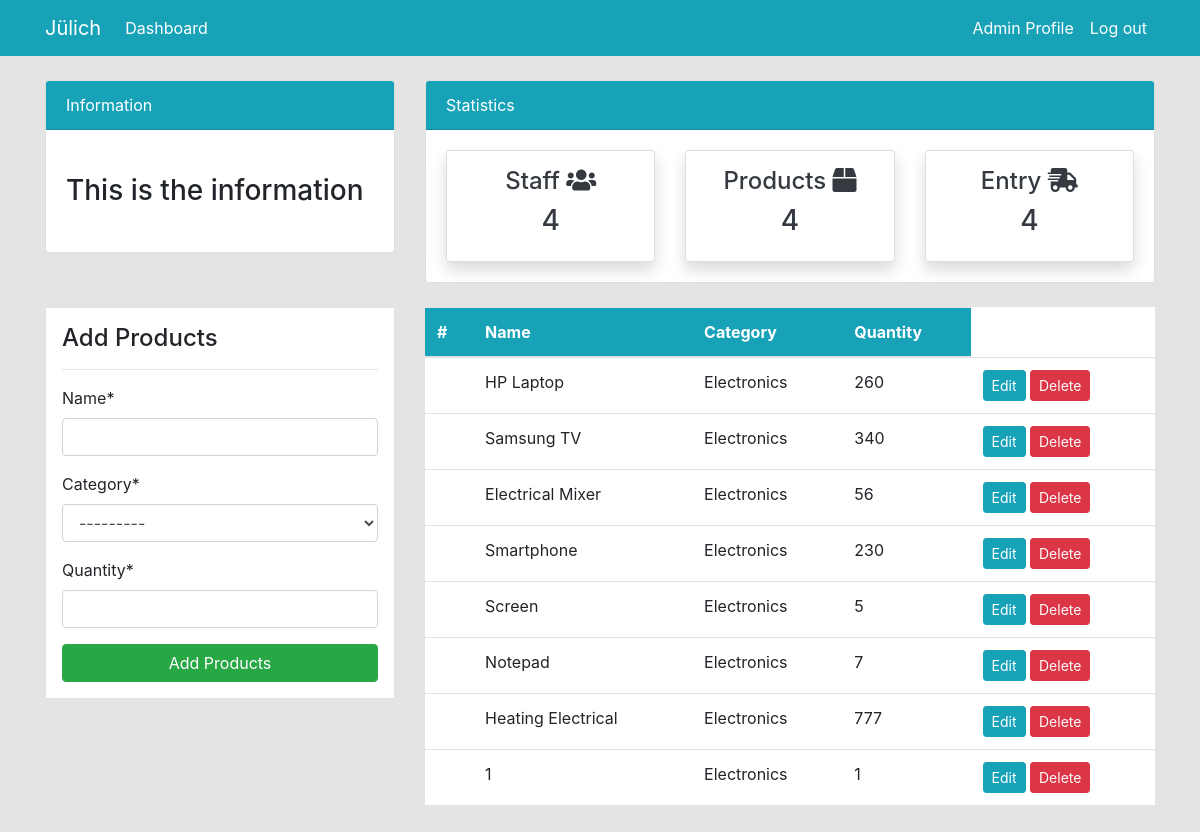
The app's page /product/ with its own data.
### dashboard/models.py (models this page shows, shortened)
class Product(models.Model):
    name = models.CharField(max_length=100, null=True)
    category = models.CharField(max_length=20, choices=CATEGORY, null=True)
    quantity = models.PositiveIntegerField(null=True)
    class Meta:
        verbose_name_plural = 'Product'

### dashboard/views.py (the view)
# urls.py: path('product/', views.product, name='dashboard-product'),
def product(request):
    items = Product.objects.all()
    if request.method == 'POST':
        form = ProductForm(request.POST)
        if form.is_valid():
            form.save()
            return redirect('dashboard-product')
    else:
        form = ProductForm()
        context = {
                    'items': items,
                    'form': form,
                  }
        return render(request, 'dashboard/product.html', context)

### dashboard/forms.py
class ProductForm(forms.ModelForm):
    class Meta:
        model = Product
        fields = ['name', 'category', 'quantity']

### Templates/dashboard/product.html (shortened to what this page needs)
<!doctype html>
<html lang="en">
  <head>
    <link rel="stylesheet" href="https://cdn.jsdelivr.net/npm/bootstrap@4.6.0/dist/css/bootstrap.min.css">
    <link rel="stylesheet" href="https://use.fontawesome.com/releases/v5.15.4/css/all.css">
    <link rel="stylesheet" href="./style.css">
  </head>
  <body>
     {% extends 'partials/base.html' %}
     {% load crispy_forms_tags %}
         {% block content %}
  <div class="container">
    <div class="row my-4">
      <div class="col-md-4">
        <div class="border bg-white p-3">
        <h4> Add Products</h4>
        <hr>
        <form method="POST">
            {{ form|crispy }}
            <input class="btn btn-success btn-block" type="submit" value="Add Products">
        </form></div>
      </div>
      <div class="col-md-8">
       <table class="table bg-white">
  <thead class="bg-info">
    <tr class="text-white">
      <th scope="col">#</th>
      <th scope="col">Name</th>
      <th scope="col">Category</th>
      <th scope="col">Quantity</th>
    </tr>
  </thead>
  <tbody>
    {% for items in items %}
    <tr>
      <th scope="row"></th>
      <td>{{ items.name }}</td>
      <td>{{ items.category }}</td>
      <td>{{ items.quantity }}</td>
      <td>
          <a class="btn btn-info btn-sm" href="">Edit</a>
          <a class="btn btn-danger btn-sm" href="">Delete</a>
      </td>
    </tr>
   {% endfor %}
  </tbody>
</table>
      </div>
      </div>
    </div>   {% endblock %}

### Templates/partials/base.html (shortened to what this page needs)
{% load static %}
<!DOCTYPE html>
<html lang="en">
<head>
    <link rel="stylesheet" href="https://cdn.jsdelivr.net/npm/bootstrap@4.6.0/dist/css/bootstrap.min.css">
    <link rel="stylesheet" href=" {% static '/style.css' %}">
  </head>
  <body>
    {% include 'partials/nav.html' %}
      {% include 'partials/topnav.html' %}
    {% block content %}
     {% endblock %}
  </body>
</html>

### Templates/partials/nav.html (shortened to what this page needs)
<!DOCTYPE html>
<html lang="en">
<head>
</head>
<body>
    <nav class="navbar navbar-expand-lg navbar-light bg-info">
      <div class="container">
  <a class="navbar-brand text-white" href="{% url 'dashboard-index' %}">Jülich</a>
  <div class="collapse navbar-collapse" id="navbarSupportedContent">
    <ul class="navbar-nav mr-auto">
      <li class="nav-item active">
        <a class="nav-link text-white" href="{% url 'dashboard-index' %}">Dashboard <span class="sr-only">(current)</span></a>
      </li>
      </ul>
<ul class="navbar-nav ml-left">
      <li class="nav-item active">
        <a class="nav-link text-white" href="{% url 'dashboard-profile' %}">Admin Profile <span class="sr-only">(current)</span></a>
      </li>
      <li class="nav-item">
        <a class="nav-link text-white" href="#">Log out</a>
      </li>
    </ul>
  </div>
        </div>
</nav>
</body>
</html>

### Templates/partials/topnav.html (shortened to what this page needs)
<!DOCTYPE html>
<html lang="en">
<head>
</head>
<body>
  <div class="container">
    <div class="row mt-4">
      <div  class="col-md-4">
        <div class="card">
          <div class="card-header bg-info text-white">
            Information
          </div>
          <div class="card-body">
            <marquee behavior="" direction="">
              <h3 class="my-4"> This is the information </h3>
            </marquee>
          </div>
        </div>
         </div>
        <div  class="col-md-8">
        <div class="card">
          <div class="card-header bg-info text-white">
            Statistics
          </div>
          <div class="card-body">
            <div class="row">
              <div class="col-md-4">
                <a class="text-decoration-none text-dark" href="{% url 'dashboard-staff' %}">
                  <div class="card my-card shadow text-center p-3">
                    <h4> Staff <i class="fas fa-users"></i></h4>
                    <h3>4</h3>
                  </div>
                </a>
              </div>
              <div class="col-md-4">
                <a class="text-decoration-none text-dark" href="{% url 'dashboard-product' %}">
                  <div class="card my-card shadow text-center p-3">
                    <h4> Products <i class="fas fa-box"></i></h4>
                    <h3>4</h3>
                  </div>
                </a>
              </div>
               <div class="col-md-4">
                <a class="text-decoration-none text-dark" href="{% url 'dashboard-entry' %}">
                  <div class="card my-card shadow text-center p-3">
                    <h4> Entry <i class="fas fa-shipping-fast"></i></h4>
                    <h3>4</h3>
                  </div>
                </a>
              </div>
              </div>
               </div>
      </div>
    </div>
  </div>
  </div>
</body>
</html>

### Templates/dashboard/style.css (style rules this page uses)
body { background:rgb(230,227,227); }

### static/style.css (style rules this page uses)
body { background:rgb(230, 227, 227); }

### records on screen
Product: name "HP Laptop", category "Electronics", quantity "260"
Product: name "Samsung TV", category "Electronics", quantity "340"
Product: name "Electrical Mixer", category "Electronics", quantity "56"
Product: name "Smartphone", category "Electronics", quantity "230"
Product: name "Screen", category "Electronics", quantity "5"
Product: name "Notepad", category "Electronics", quantity "7"
Product: name "Heating Electrical", category "Electronics", quantity "777"
Product: name "1", category "Electronics", quantity "1"
